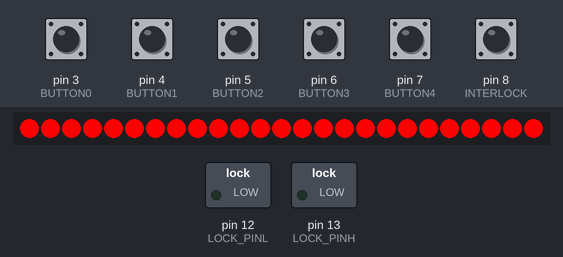
Bench run of a sketch on a simulated Arduino Uno, built with avr-gcc and run on an emulated ATmega328P. On the bench: 25 RGB LEDs in strip order, left to right, switched loads named in the sketch (green lamp = pin HIGH). Inputs (shaded band) come from the test bench; at power-on: pin 3 (BUTTON0), pin 4 (BUTTON1), pin 5 (BUTTON2), pin 6 (BUTTON3), pin 7 (BUTTON4), pin 8 (INTERLOCK) HIGH. Dim RGB values are drawn brighter than linear; random numbers use the default seed unless the sketch sets one; what the sketch prints to the serial monitor is not drawn.

Above: at 3.3 s.
At 8.4 s:
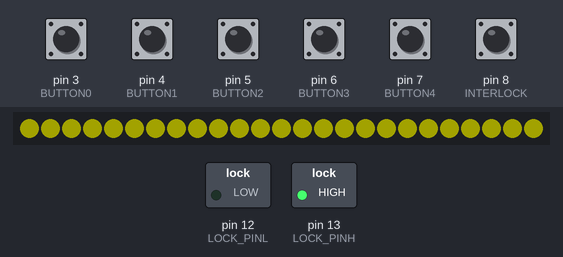
8.5 s: pin 3 (BUTTON0) pulled LOW for 0.15 s
9.2 s: pin 3 (BUTTON0) pulled LOW for 1 s
At 10.28 s:
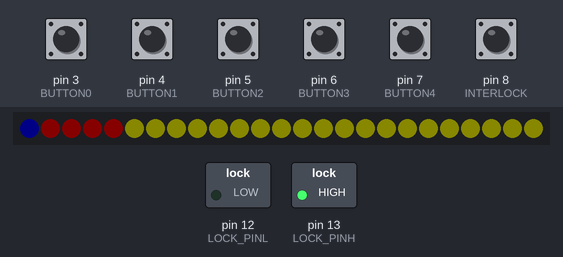
10.8 s: pin 4 (BUTTON1) pulled LOW for 0.15 s
11.5 s: pin 3 (BUTTON0) pulled LOW for 0.15 s
12.2 s: pin 4 (BUTTON1) pulled LOW for 1 s
At 13.44 s:
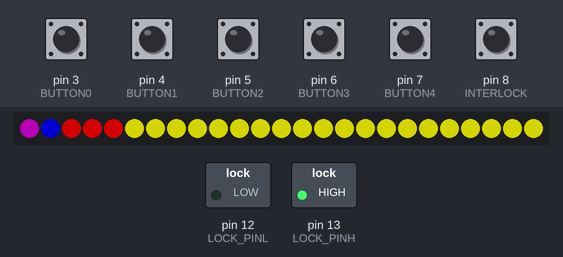
13.8 s: pin 5 (BUTTON2) pulled LOW for 0.15 s
Timing chart, 0 to 15.5 s (numbered marks = the images above; inputs shaded):
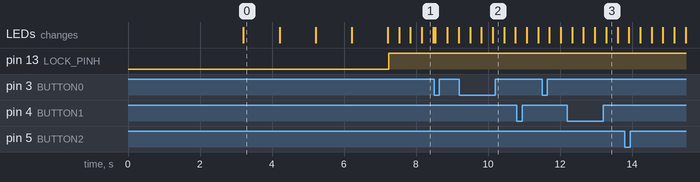

Measured:
- what the display in image 0 shows lasts 1.0 s, from 3.2 s to 4.2 s

The sketch:

5StoneColorSwitch.ino
```cpp
#include "FastLED.h"

FASTLED_USING_NAMESPACE

#if defined(FASTLED_VERSION) && (FASTLED_VERSION < 3001000)
#warning "Requires FastLED 3.1 or later; check github for latest code."
#endif

#define DATA_PIN   2
#define BUTTON0    3
#define BUTTON1    4
#define BUTTON2    5
#define BUTTON3    6
#define BUTTON4    7
#define INTERLOCK  8
#define LOCK_PINL 12
#define LOCK_PINH 13
#define LED_TYPE    WS2812B
#define COLOR_ORDER GRB
#define NUM_LEDS    25
CRGB leds[NUM_LEDS];
#define BRIGHTNESS  96
#define FRAMES_PER_SECOND  40
int delta = 1;
int y = 0;
int gameWon = false;
int INTERLOCK_STATE = 0;

unsigned long interval = 5000; // the time we need to wait until game resets after win
unsigned long previousMillis = 0; //millis of when win occurred


CRGBPalette16 currentPalette;
TBlendType    currentBlending;
uint8_t gHue = 0; // rotating "base color" used by many of the patterns


//----------- LED Strip Allocation Definitions -------------

//--- TEST ALLOCATIONS --
int BUTTON0_LEDS_START = 0; //For testing on small 5 led strip
int BUTTON0_LEDS_LENGTH = 1; //For testing on small 5 led strip
int BUTTON1_LEDS_START = 1; //For testing on small 5 led strip
int BUTTON1_LEDS_LENGTH = 1; //For testing on small 5 led strip
int BUTTON2_LEDS_START = 2; //For testing on small 5 led strip
int BUTTON2_LEDS_LENGTH = 1; //For testing on small 5 led strip
int BUTTON3_LEDS_START = 3; //For testing on small 5 led strip
int BUTTON3_LEDS_LENGTH = 1; //For testing on small 5 led strip
int BUTTON4_LEDS_START = 4; //For testing on small 5 led strip
int BUTTON4_LEDS_LENGTH = 1; //For testing on small 5 led strip
//-----------------------
//---25 LED String Settings Settings ----
//int BUTTON0_LEDS_START = 0; //First LED to illuminate this button
//int BUTTON0_LEDS_LENGTH = 5; //How many LEDS for this button?

//int BUTTON1_LEDS_START = 5; //First LED to illuminate this button
//int BUTTON1_LEDS_LENGTH = 5; //How many LEDS for this button?

//int BUTTON2_LEDS_START = 10; //First LED to illuminate this button
//int BUTTON2_LEDS_LENGTH = 5; //How many LEDS for this button?

//int BUTTON3_LEDS_START = 15; //First LED to illuminate this button
//int BUTTON3_LEDS_LENGTH = 5; //How many LEDS for this button?

//int BUTTON4_LEDS_START = 20; //First LED to illuminate this button
//int BUTTON4_LEDS_LENGTH = 4; //How many LEDS for this button?

//---------------------------------------------------------------------
//----- Button Color Config ---------------------------------
int B0_COLOR = 0; //Current color selected for this button
int B0_CORRECT_COLOR = 4; //Set this to the color you want to match at this location (0 = Red, 1 = Green, 2 = Blue, 3 = Purple, 4 = White)

int B1_COLOR = 0; //Current color selected for this button
int B1_CORRECT_COLOR = 3; //Set this to the color you want to match at this location (0 = Red, 1 = Green, 2 = Blue, 3 = Purple, 4 = White)

int B2_COLOR = 0; //Current color selected for this button
int B2_CORRECT_COLOR = 2; //Set this to the color you want to match at this location (0 = Red, 1 = Green, 2 = Blue, 3 = Purple, 4 = White)

int B3_COLOR = 0; //Current color selected for this button
int B3_CORRECT_COLOR = 1; //Set this to the color you want to match at this location (0 = Red, 1 = Green, 2 = Blue, 3 = Purple, 4 = White)

int B4_COLOR = 0; //Current color selected for this button
int B4_CORRECT_COLOR = 0; //Set this to the color you want to match at this location (0 = Red, 1 = Green, 2 = Blue, 3 = Purple, 4 = White)

//------------------------------------------------------------

//------Needed for button debounce----------------
int button0State;             // the current reading from the input pin
int lastButton0State = HIGH;   // the previous reading from the input pin
int button1State;             // the current reading from the input pin
int lastButton1State = HIGH;   // the previous reading from the input pin
int button2State;             // the current reading from the input pin
int lastButton2State = HIGH;   // the previous reading from the input pin
int button3State;             // the current reading from the input pin
int lastButton3State = HIGH;   // the previous reading from the input pin
int button4State;             // the current reading from the input pin
int lastButton4State = HIGH;   // the previous reading from the input pin

// the following variables are long's because the time, measured in miliseconds,
// will quickly become a bigger number than can be stored in an int.
long lastDebounceTime = 0;  // the last time the output pin was toggled
long debounceDelay = 50;    // the debounce time; increase if the output flickers
//------------------------------------------------

int LockDelay = 5000; // How long to stay unlocked (in milliseconds) before game reset
int GameStart = 0;
int fadeOutDone = 0;
int fadeInDone = 0;
void setup() {
  Serial.begin(9600);
  Serial.println("5 Stone LED Switch Puzzle");
  Serial.println("");
  Serial.println("---PINOUTS--- ");
  Serial.println("LED DATA -- Pin D2");
  Serial.println("Buttons 0 - 4 on Pins D3-D7");
  Serial.println("INTERLOCK D8 (Pull LOW to disable gameplay)");
  Serial.println("Lock_Pin0 (low when locked) - Pin 12");
  Serial.println("Lock_Pin1 (high when locked) - Pin 13");
  Serial.println("-------------");
  Serial.println("Pausing 3 Seconds for recovery");
  delay(3000); // 3 second delay for recovery
  Serial.println("Starting Game.");
  // tell FastLED about the LED strip configuration i.e FastLED.addLeds<LED_TYPE,DATA_PIN,CLK_PIN,COLOR_ORDER>(leds, NUM_LEDS).setCorrection(TypicalLEDStrip);
  FastLED.addLeds<LED_TYPE, DATA_PIN, COLOR_ORDER>(leds, NUM_LEDS).setCorrection(TypicalLEDStrip);
  FastLED.showColor(CRGB::Red);
  delay(1000);
  FastLED.showColor(CRGB::Lime);
  delay(1000);
  FastLED.showColor(CRGB::Blue);
  delay(1000);
  FastLED.showColor(CRGB::White);
  delay(1000);
  FastLED.clear(true);
  // set master brightness control
  FastLED.setBrightness(BRIGHTNESS);

  pinMode (BUTTON0, INPUT_PULLUP); // set BUTTON as input (pulled high)
  pinMode (BUTTON1, INPUT_PULLUP); // set BUTTON as input (pulled high)
  pinMode (BUTTON2, INPUT_PULLUP); // set BUTTON as input (pulled high)
  pinMode (BUTTON3, INPUT_PULLUP); // set BUTTON as input (pulled high)
  pinMode (BUTTON4, INPUT_PULLUP); // set BUTTON as input (pulled high)
  pinMode (INTERLOCK, INPUT_PULLUP); // set INTERLOCK as input (pulled high) used to disable game play when pulled low
  pinMode(LOCK_PINL, OUTPUT);      // sets the digital pin as normally low output (LOCK_PINx states invert on correct PW)
  pinMode(LOCK_PINH, OUTPUT);      // sets the digital pin as normally high output

  currentPalette = RainbowStripeColors_p;
  currentBlending = LINEARBLEND;

}


void READ_BUTTON0()
{

  // read the state of the switch into a local variable:
  int reading = digitalRead(BUTTON0);

  // If the switch changed, due to noise or pressing:
  if (reading != lastButton0State) {
    // reset the debouncing timer
    lastDebounceTime = millis();
  }

  if ((millis() - lastDebounceTime) > debounceDelay) {
    // whatever the reading is at, it's been there for longer
    // than the debounce delay, so take it as the actual current state:

    // if the button state has changed:
    if (reading != button0State) {
      button0State = reading;

      if (button0State == LOW) {
        B0_COLOR = B0_COLOR + 1;
        if (gameWon == false) {
          GameStart = 1;
        }
      }
      if (B0_COLOR >= 5) {
        B0_COLOR = 0;
      }
    }
  }


  // save the reading.  Next time through the loop,
  // it'll be the lastButtonState:
  lastButton0State = reading;

}

void READ_BUTTON1()
{

  // read the state of the switch into a local variable:
  int reading = digitalRead(BUTTON1);

  // If the switch changed, due to noise or pressing:
  if (reading != lastButton1State) {
    // reset the debouncing timer
    lastDebounceTime = millis();
  }

  if ((millis() - lastDebounceTime) > debounceDelay) {
    // whatever the reading is at, it's been there for longer
    // than the debounce delay, so take it as the actual current state:

    // if the button state has changed:
    if (reading != button1State) {
      button1State = reading;

      if (button1State == LOW) {
        B1_COLOR = B1_COLOR + 1;
        if (gameWon == false) {
          GameStart = 1;
        }
      }
      if (B1_COLOR >= 5) {
        B1_COLOR = 0;
      }
    }
  }


  // save the reading.  Next time through the loop,
  // it'll be the lastButtonState:
  lastButton1State = reading;

}

void READ_BUTTON2()
{

  // read the state of the switch into a local variable:
  int reading = digitalRead(BUTTON2);

  // If the switch changed, due to noise or pressing:
  if (reading != lastButton2State) {
    // reset the debouncing timer
    lastDebounceTime = millis();
  }

  if ((millis() - lastDebounceTime) > debounceDelay) {
    // whatever the reading is at, it's been there for longer
    // than the debounce delay, so take it as the actual current state:

    // if the button state has changed:
    if (reading != button2State) {
      button2State = reading;

      if (button2State == LOW) {
        B2_COLOR = B2_COLOR + 1;
        if (gameWon == false) {
          GameStart = 1;
        }
      }
      if (B2_COLOR >= 5) {
        B2_COLOR = 0;
      }
    }
  }


  // save the reading.  Next time through the loop,
  // it'll be the lastButtonState:
  lastButton2State = reading;

}
void READ_BUTTON3()
{

  // read the state of the switch into a local variable:
  int reading = digitalRead(BUTTON3);

  // If the switch changed, due to noise or pressing:
  if (reading != lastButton3State) {
    // reset the debouncing timer
    lastDebounceTime = millis();
  }

  if ((millis() - lastDebounceTime) > debounceDelay) {
    // whatever the reading is at, it's been there for longer
    // than the debounce delay, so take it as the actual current state:

    // if the button state has changed:
    if (reading != button3State) {
      button3State = reading;

      if (button3State == LOW) {
        B3_COLOR = B3_COLOR + 1;
        if (gameWon == false) {
          GameStart = 1;
        }
      }
      if (B3_COLOR >= 5) {
        B3_COLOR = 0;
      }
    }
  }
  // save the reading.  Next time through the loop,
  // it'll be the lastButtonState:
  lastButton3State = reading;

}
void READ_BUTTON4()
{
  // read the state of the switch into a local variable:
  int reading = digitalRead(BUTTON4);

  // If the switch changed, due to noise or pressing:
  if (reading != lastButton4State) {
    // reset the debouncing timer
    lastDebounceTime = millis();
  }
  if ((millis() - lastDebounceTime) > debounceDelay) {
    // whatever the reading is at, it's been there for longer
    // than the debounce delay, so take it as the actual current state:

    // if the button state has changed:
    if (reading != button4State) {
      button4State = reading;

      if (button4State == LOW) {
        B4_COLOR = B4_COLOR + 1;
        if (gameWon == false) {
          GameStart = 1;
        }
      }
      if (B4_COLOR >= 5) {
        B4_COLOR = 0;
      }
    }
  }


  // save the reading.  Next time through the loop,
  // it'll be the lastButtonState:
  lastButton4State = reading;

}

void CollectButtons()
{
  READ_BUTTON0();
  READ_BUTTON1();
  READ_BUTTON2();
  READ_BUTTON3();
  READ_BUTTON4();
}

void LockIt()
{
  digitalWrite(LOCK_PINL, LOW);  // sets the LOCK_PINL low
  digitalWrite(LOCK_PINH, HIGH);  // sets the LOCK_PINH high
}

void Unlock()
{
  digitalWrite(LOCK_PINL, HIGH);  // sets the LOCK_PINL high
  digitalWrite(LOCK_PINH, LOW);  // sets the LOCK_PINH low
}

void UpdateButtonColors()
{
  //Example of how to send a color to a defined section of the string->  fill_solid(leds + BUTTONx_LEDS_START, BUTTONx_LEDS_LENGTH, CRGB::Red);

  if (B0_COLOR == 0) {
    fill_solid(leds + BUTTON0_LEDS_START, BUTTON0_LEDS_LENGTH, CRGB::Red); //(0 = Red, 1 = Green, 2 = Blue, 3 = Purple, 4 = White)
  }
  if (B0_COLOR == 1) {
    fill_solid(leds + BUTTON0_LEDS_START, BUTTON0_LEDS_LENGTH, CRGB::Green); //(0 = Red, 1 = Green, 2 = Blue, 3 = Purple, 4 = White)
  }
  if (B0_COLOR == 2) {
    fill_solid(leds + BUTTON0_LEDS_START, BUTTON0_LEDS_LENGTH, CRGB::Blue); //(0 = Red, 1 = Green, 2 = Blue, 3 = Purple, 4 = White)
  }
  if (B0_COLOR == 3) {
    fill_solid(leds + BUTTON0_LEDS_START, BUTTON0_LEDS_LENGTH, CRGB::Purple); //(0 = Red, 1 = Green, 2 = Blue, 3 = Purple, 4 = White)
  }
  if (B0_COLOR == 4) {
    fill_solid(leds + BUTTON0_LEDS_START, BUTTON0_LEDS_LENGTH, CRGB::White); //(0 = Red, 1 = Green, 2 = Blue, 3 = Purple, 4 = White)
  }

  if (B1_COLOR == 0) {
    fill_solid(leds + BUTTON1_LEDS_START, BUTTON1_LEDS_LENGTH, CRGB::Red); //(0 = Red, 1 = Green, 2 = Blue, 3 = Purple, 4 = White)
  }
  if (B1_COLOR == 1) {
    fill_solid(leds + BUTTON1_LEDS_START, BUTTON1_LEDS_LENGTH, CRGB::Green); //(0 = Red, 1 = Green, 2 = Blue, 3 = Purple, 4 = White)
  }
  if (B1_COLOR == 2) {
    fill_solid(leds + BUTTON1_LEDS_START, BUTTON1_LEDS_LENGTH, CRGB::Blue); //(0 = Red, 1 = Green, 2 = Blue, 3 = Purple, 4 = White)
  }
  if (B1_COLOR == 3) {
    fill_solid(leds + BUTTON1_LEDS_START, BUTTON1_LEDS_LENGTH, CRGB::Purple); //(0 = Red, 1 = Green, 2 = Blue, 3 = Purple, 4 = White)
  }
  if (B1_COLOR == 4) {
    fill_solid(leds + BUTTON1_LEDS_START, BUTTON1_LEDS_LENGTH, CRGB::White); //(0 = Red, 1 = Green, 2 = Blue, 3 = Purple, 4 = White)
  }

  if (B2_COLOR == 0) {
    fill_solid(leds + BUTTON2_LEDS_START, BUTTON2_LEDS_LENGTH, CRGB::Red); //(0 = Red, 1 = Green, 2 = Blue, 3 = Purple, 4 = White)
  }
  if (B2_COLOR == 1) {
    fill_solid(leds + BUTTON2_LEDS_START, BUTTON2_LEDS_LENGTH, CRGB::Green); //(0 = Red, 1 = Green, 2 = Blue, 3 = Purple, 4 = White)
  }
  if (B2_COLOR == 2) {
    fill_solid(leds + BUTTON2_LEDS_START, BUTTON2_LEDS_LENGTH, CRGB::Blue); //(0 = Red, 1 = Green, 2 = Blue, 3 = Purple, 4 = White)
  }
  if (B2_COLOR == 3) {
    fill_solid(leds + BUTTON2_LEDS_START, BUTTON2_LEDS_LENGTH, CRGB::Purple); //(0 = Red, 1 = Green, 2 = Blue, 3 = Purple, 4 = White)
  }
  if (B2_COLOR == 4) {
    fill_solid(leds + BUTTON2_LEDS_START, BUTTON2_LEDS_LENGTH, CRGB::White); //(0 = Red, 1 = Green, 2 = Blue, 3 = Purple, 4 = White)
  }

  if (B3_COLOR == 0) {
    fill_solid(leds + BUTTON3_LEDS_START, BUTTON3_LEDS_LENGTH, CRGB::Red); //(0 = Red, 1 = Green, 2 = Blue, 3 = Purple, 4 = White)
  }
  if (B3_COLOR == 1) {
    fill_solid(leds + BUTTON3_LEDS_START, BUTTON3_LEDS_LENGTH, CRGB::Green); //(0 = Red, 1 = Green, 2 = Blue, 3 = Purple, 4 = White)
  }
  if (B3_COLOR == 2) {
    fill_solid(leds + BUTTON3_LEDS_START, BUTTON3_LEDS_LENGTH, CRGB::Blue); //(0 = Red, 1 = Green, 2 = Blue, 3 = Purple, 4 = White)
  }
  if (B3_COLOR == 3) {
    fill_solid(leds + BUTTON3_LEDS_START, BUTTON3_LEDS_LENGTH, CRGB::Purple); //(0 = Red, 1 = Green, 2 = Blue, 3 = Purple, 4 = White)
  }
  if (B3_COLOR == 4) {
    fill_solid(leds + BUTTON3_LEDS_START, BUTTON3_LEDS_LENGTH, CRGB::White); //(0 = Red, 1 = Green, 2 = Blue, 3 = Purple, 4 = White)
  }

  if (B4_COLOR == 0) {
    fill_solid(leds + BUTTON4_LEDS_START, BUTTON4_LEDS_LENGTH, CRGB::Red); //(0 = Red, 1 = Green, 2 = Blue, 3 = Purple, 4 = White)
  }
  if (B4_COLOR == 1) {
    fill_solid(leds + BUTTON4_LEDS_START, BUTTON4_LEDS_LENGTH, CRGB::Green); //(0 = Red, 1 = Green, 2 = Blue, 3 = Purple, 4 = White)
  }
  if (B4_COLOR == 2) {
    fill_solid(leds + BUTTON4_LEDS_START, BUTTON4_LEDS_LENGTH, CRGB::Blue); //(0 = Red, 1 = Green, 2 = Blue, 3 = Purple, 4 = White)
  }
  if (B4_COLOR == 3) {
    fill_solid(leds + BUTTON4_LEDS_START, BUTTON4_LEDS_LENGTH, CRGB::Purple); //(0 = Red, 1 = Green, 2 = Blue, 3 = Purple, 4 = White)
  }
  if (B4_COLOR == 4) {
    fill_solid(leds + BUTTON4_LEDS_START, BUTTON4_LEDS_LENGTH, CRGB::White); //(0 = Red, 1 = Green, 2 = Blue, 3 = Purple, 4 = White)
  }
}

void CheckLock()
{
  if (B0_COLOR == B0_CORRECT_COLOR && B1_COLOR == B1_CORRECT_COLOR && B2_COLOR == B2_CORRECT_COLOR && B3_COLOR == B3_CORRECT_COLOR && B4_COLOR == B4_CORRECT_COLOR)
  {
    //Serial.println("UNLOCKED!!");
    if (gameWon == false) { //Slight delay after entering the last color before switching to the win.
      delay(1000);
      FastLED.clear(true);
      for (int i = 0; i < 4; i++)
      {
        FastLED.setBrightness(254);
        fill_solid(leds, NUM_LEDS, CRGB::Green);
        FastLED.show();
        delay (500);
        FastLED.setBrightness(25);
        FastLED.show();
        delay(500);
      //  Serial.println(i);
      }


    }
    gameWon = true;
  } else {
    gameWon = false;
  }
}
void LEDMode()
{
  if (gameWon == true) {
    FastLED.setBrightness(180);
    static uint8_t startIndex = 0;
    startIndex = startIndex + 1; /* motion speed */
    FillLEDsFromPaletteColors( startIndex);
    addGlitter(80);
    GameStart = 0;
  }

  if (GameStart == 0 && gameWon == false) {
    FastLED.setBrightness(y);
    B0_COLOR = 0;
    B1_COLOR = 0;
    B2_COLOR = 0;
    B3_COLOR = 0;
    B4_COLOR = 0;
    brightnessFade();
    fadeOutDone = 0;
    fadeInDone = 0;
    fill_solid(leds, NUM_LEDS, CRGB::Yellow);
  } else {
    if (gameWon == false) {
      if (fadeOutDone == 0) {
        fadeOut();
        fill_solid(leds, NUM_LEDS, CRGB::Yellow);
      }
      FastLED.setBrightness(y);
      if (fadeOutDone == 1) {
        fadeIn();
        UpdateButtonColors();
      }

    }
  }

}


void FillLEDsFromPaletteColors( uint8_t colorIndex)
{
  uint8_t brightness = 64;

  for ( int i = 0; i < NUM_LEDS; i++) {
    leds[i] = ColorFromPalette( currentPalette, colorIndex, brightness, currentBlending);
    colorIndex += 3;
  }
}

void checkInterlock()
{
INTERLOCK_STATE = digitalRead(INTERLOCK);
if (INTERLOCK_STATE == LOW){

}else{
  CollectButtons();
}

}
void loop()
{

  checkInterlock();
  //CollectButtons();
  LEDMode();
  FastLED.show();
  FastLED.delay(1000 / FRAMES_PER_SECOND);
  CheckLock();

  if (gameWon == true) {
    Unlock();
  } else {
    LockIt();
  }

  /*
    Serial.print("Colors: ");
    Serial.print ("B0-");
    Serial.print(B0_COLOR);
    Serial.print (" B1-");
    Serial.print(B1_COLOR);
    Serial.print (" B2-");
    Serial.print(B2_COLOR);
    Serial.print (" B3-");
    Serial.print(B3_COLOR);
    Serial.print (" B4-");
    Serial.print(B4_COLOR);
    Serial.print (" GameStart-");
    Serial.print (GameStart);
    Serial.println();
  */

}

void addGlitter( fract8 chanceOfGlitter)
{
  if ( random8() < chanceOfGlitter) {
    leds[ random16(NUM_LEDS) ] += CRGB::White;
  }
}


void fadeIn()
{
  if (fadeInDone == 0) {
    y++;
    if (y >= 254)
    {
      fadeInDone = 1;
     // Serial.print("Fade in done");
    }
  }
}

void fadeOut()
{

  y--;
  if (y <= 0)
  {
    fadeOutDone = 1;
   // Serial.println("Fade out done");
  }

}
void brightnessFade()
{
  if (delta > 0)
  {
    y++;
    if (y >= 80)
    {
      delta = -1;
    }
  }
  else
  {
    y--;
    if (y <= 30)
    {
      delta = 1;
    }

  }
}
```
